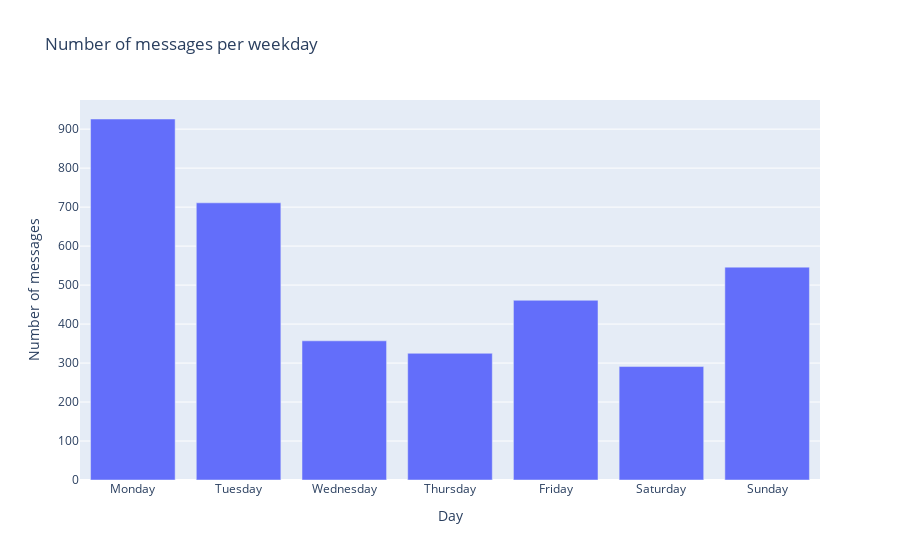

Write notebook code for a chart like this one.
### Code cell
#plot the number of messages by day of week
fig = px.bar(ds_data['day_of_week'].value_counts(), title='Number of messages per weekday')
fig.update_layout(xaxis_title='Day', yaxis_title='Number of messages',showlegend=False)
fig.update_xaxes(categoryorder='array', categoryarray= ['Monday','Tuesday','Wednesday','Thursday','Friday','Saturday','Sunday'])
fig.show()

### Figure 1 — Plotly figure (JSON) as saved in the notebook; plotly's stock layout.template omitted (floating-point values rounded to 4 significant figures)
{"data": [{"alignmentgroup": "True", "hovertemplate": "variable=count<br>day_of_week=%{x}<br>value=%{y}<extra></extra>", "legendgroup": "count", "marker": {"color": "#636efa", "pattern": {"shape": ""}}, "name": "count", "offsetgroup": "count", "orientation": "v", "showlegend": true, "textposition": "auto", "type": "bar", "x": ["Monday", "Tuesday", "Sunday", "Friday", "Wednesday", "Thursday", "Saturday"], "xaxis": "x", "y": [926, 711, 546, 461, 357, 325, 291], "yaxis": "y"}], "layout": {"barmode": "relative", "legend": {"title": {"text": "variable"}, "tracegroupgap": 0}, "showlegend": false, "title": {"text": "Number of messages per weekday"}, "xaxis": {"anchor": "y", "categoryarray": ["Monday", "Tuesday", "Wednesday", "Thursday", "Friday", "Saturday", "Sunday"], "categoryorder": "array", "domain": [0, 1], "title": {"text": "Day"}}, "yaxis": {"anchor": "x", "domain": [0, 1], "title": {"text": "Number of messages"}}}}
